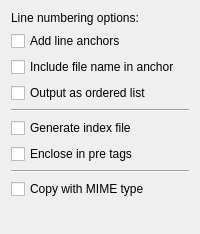
               <widget class="QWidget" name="tabWidgetPage3">
                <attribute name="title">
                 <string>Misc</string>
                </attribute>
                <layout class="QVBoxLayout" name="verticalLayout_4">
                 <item>
                  <widget class="QLabel" name="label_8">
                   <property name="font">
                    <font>
                     <weight>50</weight>
                     <bold>false</bold>
                    </font>
                   </property>
                   <property name="text">
                    <string>Line numbering options:</string>
                   </property>
                  </widget>
                 </item>
                 <item>
                  <widget class="QCheckBox" name="cbHTMLAnchors">
                   <property name="toolTip">
                    <string>Add an achor to each line.</string>
                   </property>
                   <property name="text">
                    <string>Add line anchors</string>
                   </property>
                  </widget>
                 </item>
                 <item>
                  <widget class="QCheckBox" name="cbHTMLFileNameAnchor">
                   <property name="toolTip">
                    <string>Add the filename as prefix to the anchors.</string>
                   </property>
                   <property name="text">
                    <string>Include file name in anchor</string>
                   </property>
                  </widget>
                 </item>
                 <item>
                  <widget class="QCheckBox" name="cbHTMLOrderedList">
                   <property name="toolTip">
                    <string>Output the lines within an ordered list.</string>
                   </property>
                   <property name="text">
                    <string>Output as ordered list</string>
                   </property>
                  </widget>
                 </item>
                 <item>
                  <widget class="Line" name="line">
                   <property name="orientation">
                    <enum>Qt::Horizontal</enum>
                   </property>
                  </widget>
                 </item>
                 <item>
                  <widget class="QCheckBox" name="cbHTMLIndex">
                   <property name="toolTip">
                    <string>Generate an index file with hyperlinks to all outputted files.</string>
                   </property>
                   <property name="text">
                    <string>Generate index file</string>
                   </property>
                  </widget>
                 </item>
                 <item>
                  <widget class="QCheckBox" name="cbHTMLEnclosePreTags">
                   <property name="toolTip">
                    <string>Add &amp;lt;pre&amp;gt; tags to the output, if the flag &quot;No document header and footer&quot; is selected.</string>
                   </property>
                   <property name="text">
                    <string>Enclose in pre tags</string>
                   </property>
                  </widget>
                 </item>
                 <item>
                  <widget class="Line" name="line_5">
                   <property name="orientation">
                    <enum>Qt::Horizontal</enum>
                   </property>
                  </widget>
                 </item>
                 <item>
                  <widget class="QCheckBox" name="cbHTMLPasteMIME">
                   <property name="toolTip">
                    <string>Add HTML MIME Type when copying code to the clipboard</string>
                   </property>
                   <property name="text">
                    <string>Copy with MIME type</string>
                   </property>
                  </widget>
                 </item>
                 <item>
                  <spacer name="verticalSpacer">
                   <property name="orientation">
                    <enum>Qt::Vertical</enum>
                   </property>
                   <property name="sizeHint" stdset="0">
                    <size>
                     <width>20</width>
                     <height>24</height>
                    </size>
                   </property>
                  </spacer>
                 </item>
                </layout>
               </widget>
